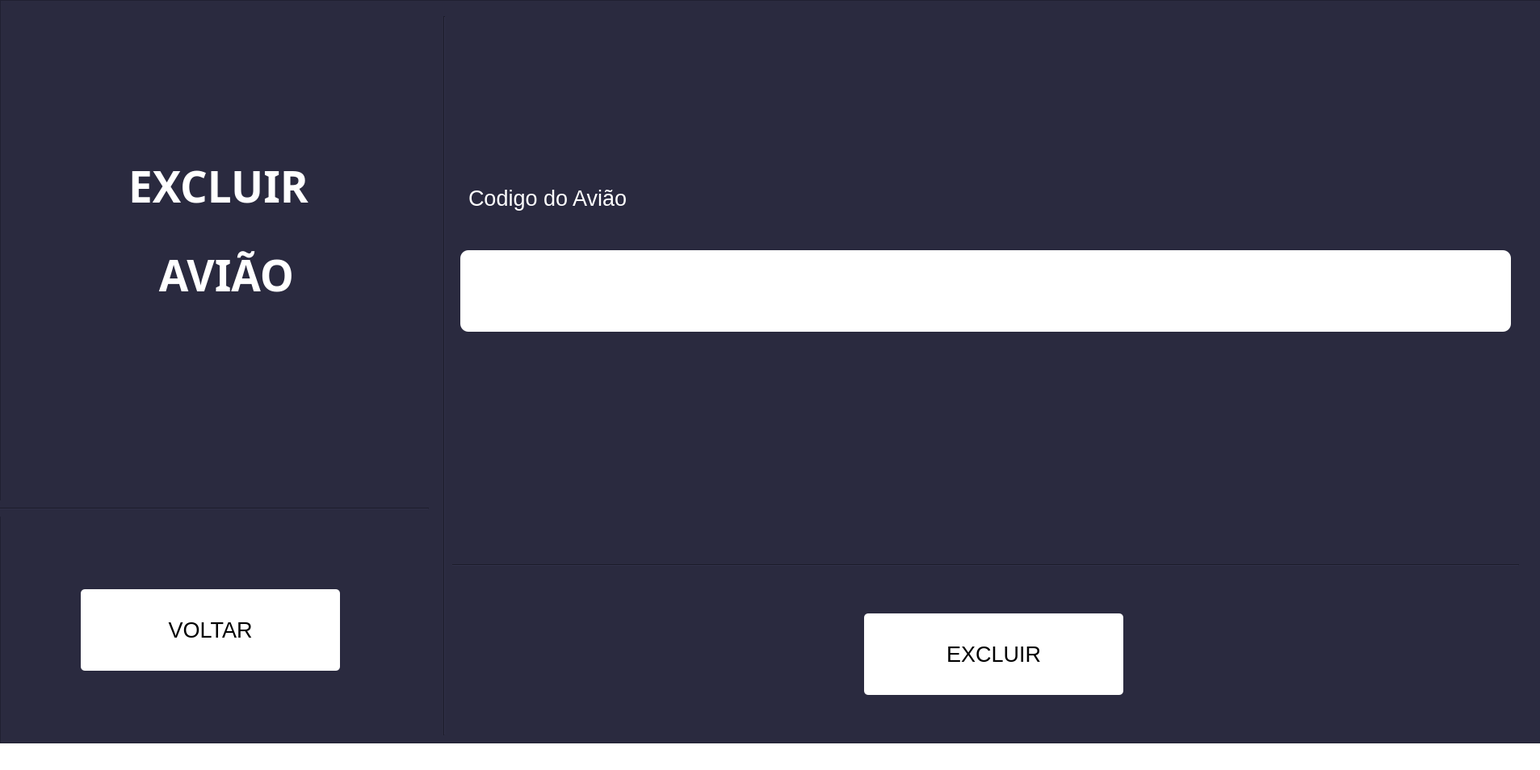
<?xml version="1.0" encoding="UTF-8"?>
<ui version="4.0">
 <class>MainWindow</class>
 <widget class="QMainWindow" name="MainWindow">
  <property name="geometry">
   <rect>
    <x>0</x>
    <y>0</y>
    <width>1907</width>
    <height>954</height>
   </rect>
  </property>
  <property name="windowTitle">
   <string>MainWindow</string>
  </property>
  <property name="styleSheet">
   <string notr="true">background-color: rgb(255, 255, 255);</string>
  </property>
  <widget class="QWidget" name="centralwidget">
   <widget class="Line" name="line_2">
    <property name="geometry">
     <rect>
      <x>540</x>
      <y>20</y>
      <width>20</width>
      <height>891</height>
     </rect>
    </property>
    <property name="styleSheet">
     <string notr="true">background-color: rgb(42, 42, 63);</string>
    </property>
    <property name="orientation">
     <enum>Qt::Vertical</enum>
    </property>
   </widget>
   <widget class="Line" name="line">
    <property name="geometry">
     <rect>
      <x>0</x>
      <y>620</y>
      <width>531</width>
      <height>20</height>
     </rect>
    </property>
    <property name="styleSheet">
     <string notr="true">background-color: rgb(42, 42, 63);
border-color: rgb(255, 255, 255);</string>
    </property>
    <property name="orientation">
     <enum>Qt::Horizontal</enum>
    </property>
   </widget>
   <widget class="Line" name="line_3">
    <property name="geometry">
     <rect>
      <x>560</x>
      <y>690</y>
      <width>1321</width>
      <height>20</height>
     </rect>
    </property>
    <property name="styleSheet">
     <string notr="true">background-color: rgb(42, 42, 63);
border-color: rgb(255, 255, 255);</string>
    </property>
    <property name="orientation">
     <enum>Qt::Horizontal</enum>
    </property>
   </widget>
   <widget class="QLabel" name="label">
    <property name="geometry">
     <rect>
      <x>10</x>
      <y>180</y>
      <width>521</width>
      <height>101</height>
     </rect>
    </property>
    <property name="font">
     <font>
      <family>Arial Black</family>
      <pointsize>40</pointsize>
      <weight>75</weight>
      <bold>true</bold>
     </font>
    </property>
    <property name="layoutDirection">
     <enum>Qt::LeftToRight</enum>
    </property>
    <property name="styleSheet">
     <string notr="true">background-color: rgb(42, 42, 63);
color: rgb(255, 255, 255);</string>
    </property>
    <property name="text">
     <string>EXCLUIR</string>
    </property>
    <property name="alignment">
     <set>Qt::AlignCenter</set>
    </property>
   </widget>
   <widget class="QLabel" name="label_3">
    <property name="geometry">
     <rect>
      <x>580</x>
      <y>220</y>
      <width>371</width>
      <height>51</height>
     </rect>
    </property>
    <property name="font">
     <font>
      <pointsize>20</pointsize>
     </font>
    </property>
    <property name="styleSheet">
     <string notr="true">background-color: rgb(42, 42, 63);
color: rgb(255, 255, 255);</string>
    </property>
    <property name="text">
     <string>Codigo do Avião</string>
    </property>
   </widget>
   <widget class="QPushButton" name="pushButton_2">
    <property name="geometry">
     <rect>
      <x>1070</x>
      <y>760</y>
      <width>321</width>
      <height>101</height>
     </rect>
    </property>
    <property name="font">
     <font>
      <pointsize>20</pointsize>
     </font>
    </property>
    <property name="styleSheet">
     <string notr="true">background-color: rgb(255, 255, 255);
color: rgb(0, 0, 0);
border-radius: 5px</string>
    </property>
    <property name="text">
     <string>EXCLUIR</string>
    </property>
    <property name="iconSize">
     <size>
      <width>30</width>
      <height>30</height>
     </size>
    </property>
   </widget>
   <widget class="QPushButton" name="pushButton">
    <property name="geometry">
     <rect>
      <x>100</x>
      <y>730</y>
      <width>321</width>
      <height>101</height>
     </rect>
    </property>
    <property name="font">
     <font>
      <family>MS Shell Dlg 2</family>
      <pointsize>20</pointsize>
     </font>
    </property>
    <property name="styleSheet">
     <string notr="true">background-color: rgb(255, 255, 255);
color: rgb(0, 0, 0);
border-radius: 5px</string>
    </property>
    <property name="text">
     <string>VOLTAR</string>
    </property>
   </widget>
   <widget class="QLineEdit" name="lineEdit">
    <property name="geometry">
     <rect>
      <x>570</x>
      <y>310</y>
      <width>1301</width>
      <height>101</height>
     </rect>
    </property>
    <property name="styleSheet">
     <string notr="true">background-color: rgb(255, 255, 255);
color: rgb(136, 136, 136);
border-radius: 10px
</string>
    </property>
   </widget>
   <widget class="QFrame" name="frame">
    <property name="geometry">
     <rect>
      <x>0</x>
      <y>0</y>
      <width>1911</width>
      <height>921</height>
     </rect>
    </property>
    <property name="styleSheet">
     <string notr="true">background-color: rgb(42, 42, 63);</string>
    </property>
    <property name="frameShape">
     <enum>QFrame::StyledPanel</enum>
    </property>
    <property name="frameShadow">
     <enum>QFrame::Raised</enum>
    </property>
    <widget class="QLabel" name="label_2">
     <property name="geometry">
      <rect>
       <x>20</x>
       <y>290</y>
       <width>521</width>
       <height>101</height>
      </rect>
     </property>
     <property name="font">
      <font>
       <family>Arial Black</family>
       <pointsize>40</pointsize>
       <weight>75</weight>
       <bold>true</bold>
      </font>
     </property>
     <property name="styleSheet">
      <string notr="true">background-color: rgb(42, 42, 63);
color: rgb(255, 255, 255);</string>
     </property>
     <property name="text">
      <string>AVIÃO</string>
     </property>
     <property name="alignment">
      <set>Qt::AlignCenter</set>
     </property>
    </widget>
   </widget>
   <zorder>frame</zorder>
   <zorder>line_2</zorder>
   <zorder>line</zorder>
   <zorder>line_3</zorder>
   <zorder>label</zorder>
   <zorder>label_3</zorder>
   <zorder>pushButton_2</zorder>
   <zorder>pushButton</zorder>
   <zorder>lineEdit</zorder>
  </widget>
  <widget class="QMenuBar" name="menubar">
   <property name="geometry">
    <rect>
     <x>0</x>
     <y>0</y>
     <width>1907</width>
     <height>22</height>
    </rect>
   </property>
  </widget>
  <widget class="QStatusBar" name="statusbar"/>
 </widget>
 <resources/>
 <connections/>
</ui>
